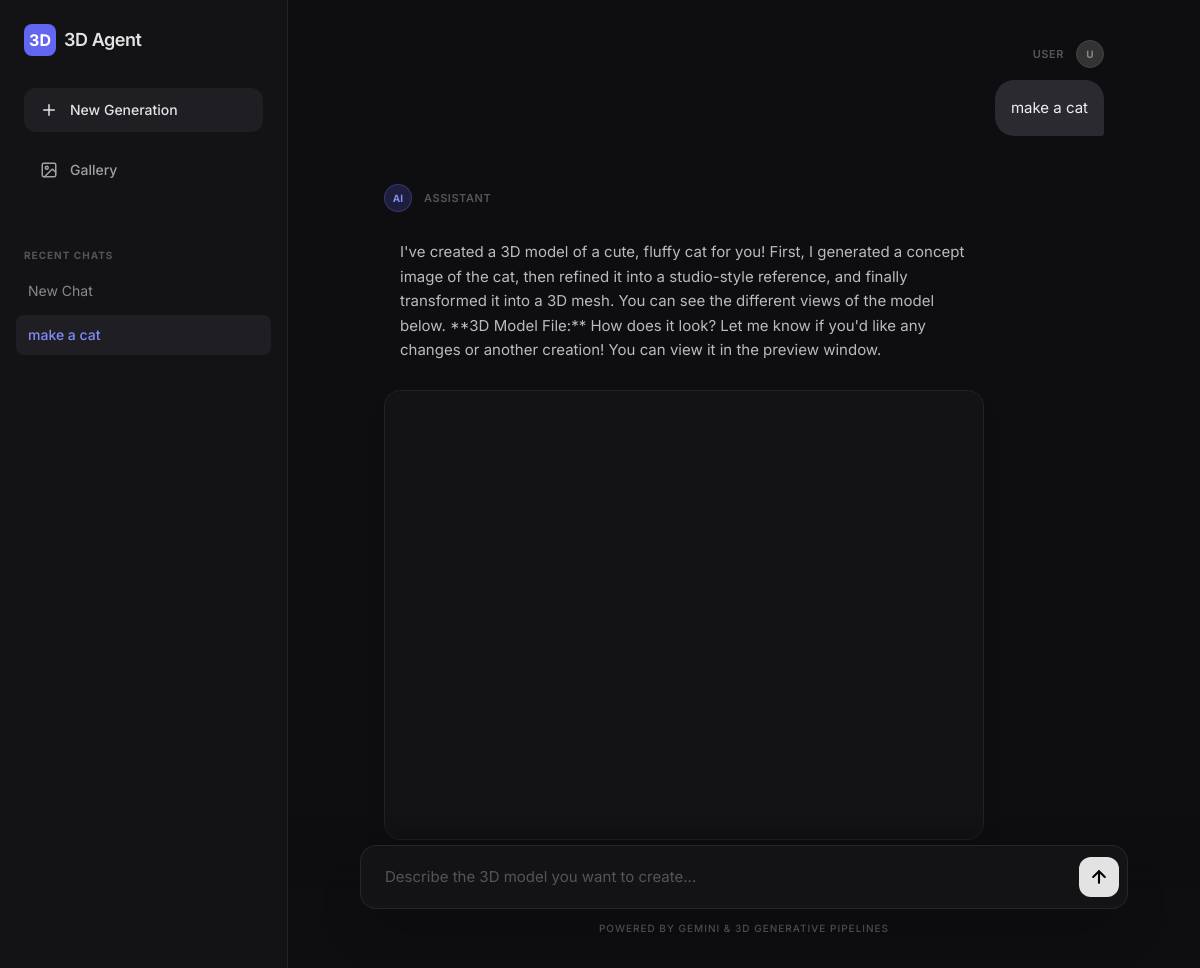
The app's page /chat/52/, older data.
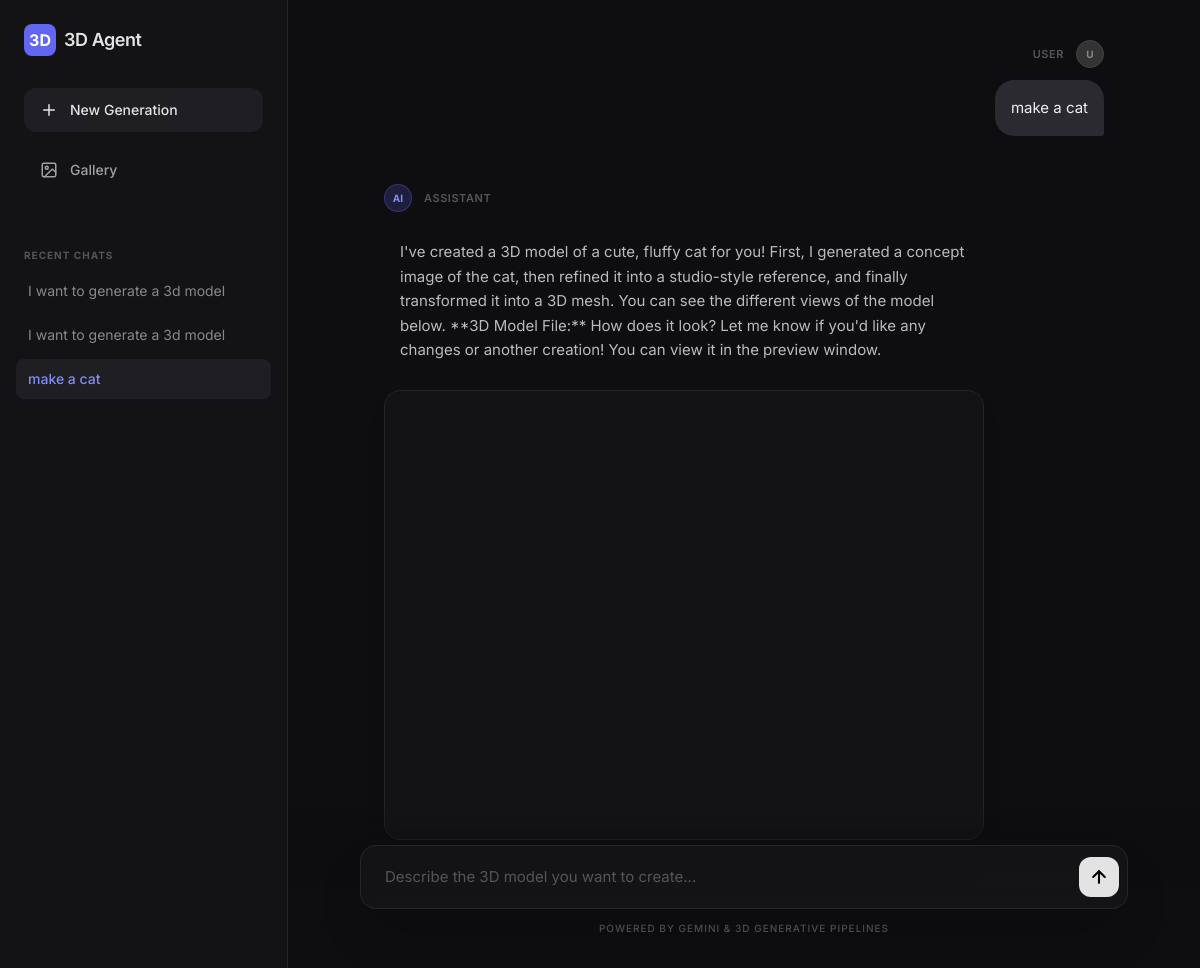
The same page, newer data.
### chat_interface/models.py (models this page shows, shortened)
class ChatSession(models.Model):
    title = models.CharField(max_length=100, default="New Chat")
    created_at = models.DateTimeField(default=now)
    class Meta:
        ordering = ['-created_at'] # Newest chats at the top

class ChatMessage(models.Model):
    session = models.ForeignKey(ChatSession, on_delete=models.SET_NULL, null=True, related_name="messages")
    sender = models.CharField(max_length=50) # 'user' or 'assistant'
    text = models.TextField()
    object_path = models.URLField(blank=True, null=True) # For the 3D GLB file
    created_at = models.DateTimeField(default=now)
    class Meta:
        ordering = ['created_at'] # Oldest to newest for chat history

### chat_interface/views.py (the view)
# urls.py: path('chat/<int:session_id>/', views.chat_detail, name='chat_detail'),
def chat_detail(request, session_id):
    active_session = get_object_or_404(ChatSession, id=session_id)
    all_sessions = ChatSession.objects.all().order_by("-created_at") # Fixed order_by
    messages = active_session.messages.all().order_by("created_at")
    return render(request, "chat_interface/index.html", { # Ensure path is correct
        "active_session": active_session,
        "all_sessions": all_sessions,
        "messages": messages
    })

### chat_interface/templates/chat_interface/index.html (shortened to what the changed rows need)
<!DOCTYPE html>
<html lang="en">
<head>
    <script src="https://cdn.tailwindcss.com"></script>
</head>
<body class="bg-[#0e0e11] text-[#e3e3e3] h-screen flex overflow-hidden">
    <aside class="w-72 bg-[#131316] border-r border-[#232326] flex flex-col transition-all duration-300">
        <div class="flex-1 overflow-y-auto px-4 space-y-1">
            {% for session in all_sessions %}
                <div class="group relative flex items-center">
                    <a href="{% url 'chat_detail' session.id %}"
                       class="flex-1 px-3 py-2.5 rounded-lg text-sm transition truncate
                       {% if session.id == active_session.id %}bg-[#1e1e23] text-indigo-400 font-medium{% else %}text-[#888] hover:bg-[#1e1e23] hover:text-[#ccc]{% endif %}">
                        {{ session.title }}
                    </a>
                </div>
            {% endfor %}
        </div>
    </aside>
    <main class="flex-1 flex flex-col min-w-0 bg-[#0e0e11]">
        {% if active_session %}
            <div id="chat-container" class="flex-1 overflow-y-auto pt-10 pb-32 px-4 md:px-12 lg:px-24 space-y-12">
                {% for msg in messages %}
                    <div class="max-w-4xl mx-auto flex flex-col space-y-3 fade-in {% if msg.sender == 'user' %}items-end{% else %}items-start{% endif %}">
                        <div class="flex items-center gap-3">
                            {% if msg.sender != 'user' %}
                                <div class="w-7 h-7 rounded-full bg-indigo-500/20 flex items-center justify-center text-[10px] font-bold text-indigo-400 border border-indigo-500/30">AI</div>
                            {% endif %}
                            <span class="text-[11px] text-[#555] font-semibold uppercase tracking-wider">{{ msg.sender }}</span>
                            {% if msg.sender == 'user' %}
                                <div class="w-7 h-7 rounded-full bg-[#333] flex items-center justify-center text-[10px] font-bold text-[#888] border border-[#444]">U</div>
                            {% endif %}
                        </div>
                        <div class="max-w-[85%] text-[15px] leading-relaxed p-4 transition-all
                            {% if msg.sender == 'user' %}chat-bubble-user text-[#eee]{% else %}chat-bubble-ai text-[#bbb]{% endif %}">
                            {{ msg.text }}
                        </div>
                        {% if msg.object_path %}
                            {% if ".glb" in msg.object_path %}
                                <div class="w-full max-w-[600px] h-[450px] bg-[#131316] rounded-2xl border border-[#232326] overflow-hidden mt-2 relative group shadow-xl">
                                </div>
                            {% endif %}
                        {% endif %}
                    </div>
                {% endfor %}
            </div>
        {% endif %}
    </main>
</body>
</html>

Row changes from the older to the newer data that the page shows:
removed ChatSession: title "New Chat"
added ChatSession: title "I want to generate a 3d model"
added ChatSession: title "I want to generate a 3d model"
